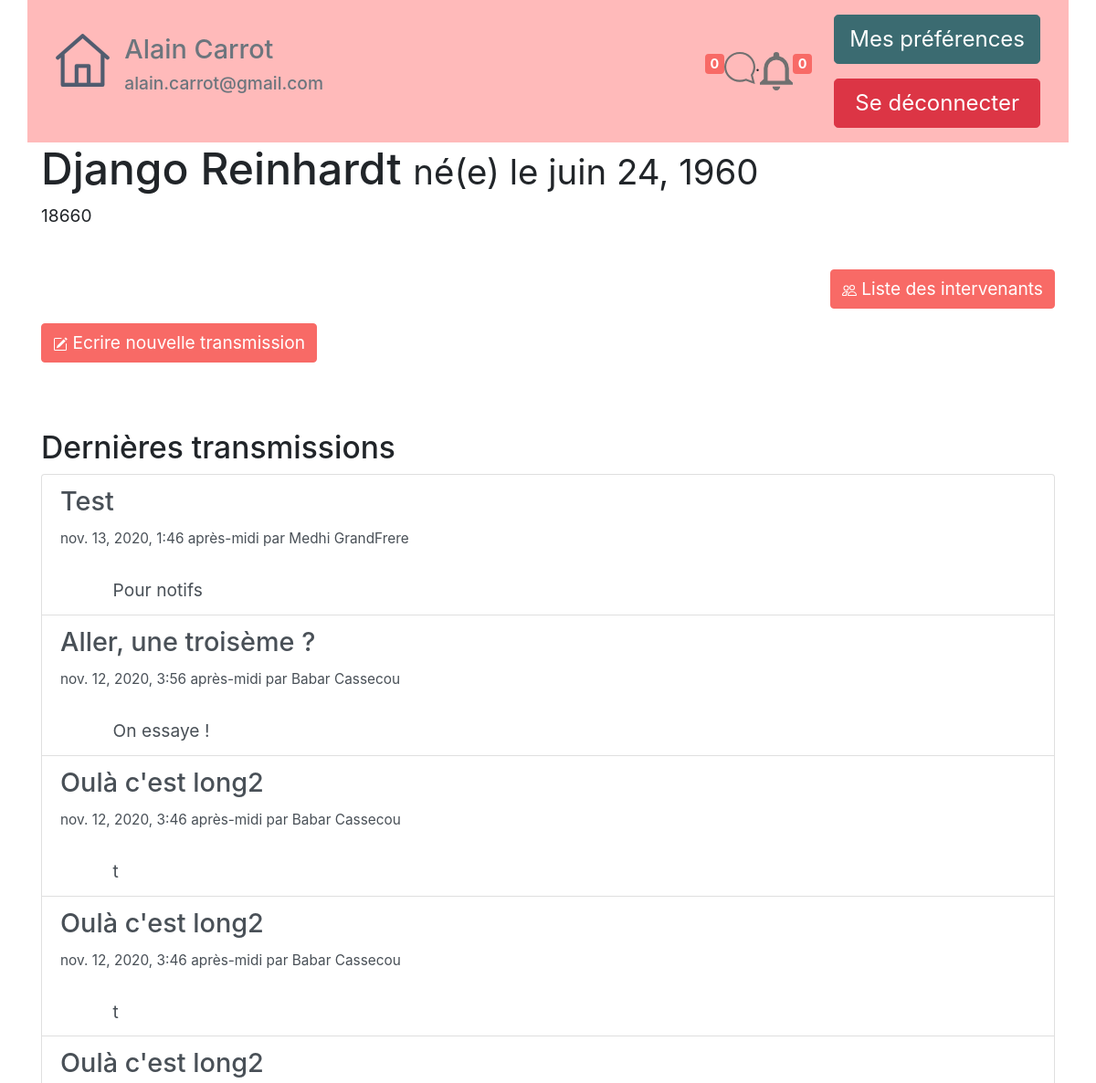
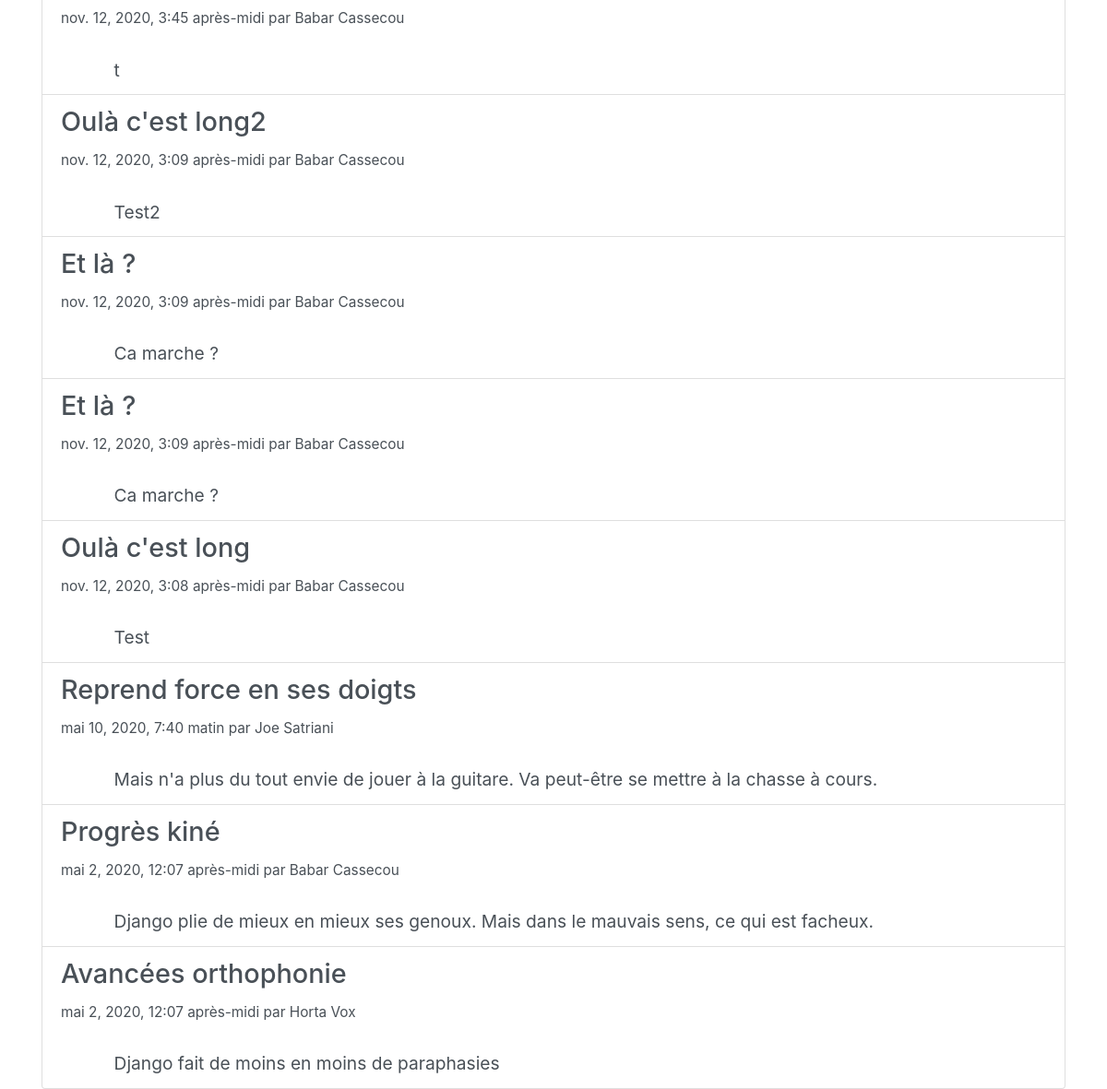
The page /tablecom/CarnetVisu/1 (signed in) on the database its author committed (2 pictures, top to bottom).
### tablecom/models.py (models this page shows, shortened)
class ChildSNotebook(models.Model): #name of table that contain differents "carnets" for each child
    active=models.BooleanField(default=True)
    name = models.CharField(max_length=80, verbose_name="Nom")
    forename = models.CharField(max_length=80, verbose_name="Prénom")
    date_of_birth = models.DateField(verbose_name="Date de naissance")
    id_RespLeg = models.CharField(max_length=20,verbose_name="Id responsables legaux", default="")  # id of childs attached to LR
    num_ident=models.CharField( verbose_name="Identifiant sécurité sociale",max_length=20)
    id_prof_auth=models.TextField(max_length=1200, verbose_name="Id Professionnels Rattachés")
    articles_id=models.TextField(max_length=2500, verbose_name="Id des articles rattachés", default="")
    class Meta:
        verbose_name = "Carnet Enfant"
        ordering = ['date_of_birth']
    def __str__(self):
        return self.name

class Article(models.Model): #table of differents "notes", or "articles" that will be created by Pro or LR
    active = models.BooleanField(default=True) #is active or not (suppressed ?)
    id_Professionnal=models.IntegerField(verbose_name='Id Professionnel')
    title = models.CharField(max_length=255, verbose_name="Titre")
    content = models.TextField(null=False, verbose_name="Contenu")
    date = models.DateTimeField(default=timezone.now,
                                verbose_name="Date de parution")
    valid_art=models.BooleanField(default=False) #validation or not of the article by legal Responsible
    list_to_notify = models.TextField(null=True, verbose_name="Id des personnes notifiée") #list of differents "pro"
    class Meta:
        verbose_name = "article"
        ordering = ['date']

### tablecom/views.py (the view)
# urls.py: path('CarnetVisu/<id_carnet>',views.ChildSNotebookVisu, name="ChildSNotebookVisu"),
def ChildSNotebookVisu(request,id_carnet):
    if request.user.has_perm("tablecom.CSNB{0}_access".format(id_carnet)):
        CarrierList = GlobalCarrier(request)  # will carry all necessary variables (for notification, ...)
        carnet = get_object_or_404(ChildSNotebook, id=id_carnet)
        print("Ouverture d'un carnet",id_carnet, carnet)
        listArticlesString= carnet.articles_id #catch list of articles ID
        newListOfArticles=list_of_articles(listArticlesString)
        newListOfArticles.reverse() #reverse list of articles to makes the last wroten the first printend
        notif_fil_reset(request,id_carnet) #will call this function in notifications/modules_complementaires.py
        return render(request, 'tablecom/ChildSNotebook.html', locals())

### notifications/modules_complementaires.py (called while the page is built)
def stringTodict(stringToWork):
    listTemp = stringToWork.split(",")
    dictCreated = {}
    for item in listTemp:
        if item != '':
            minilist = item.split(":")
            dictCreated[minilist[0]] = minilist[1]
    return dictCreated

def notif_fil_reset(request,carnet_id):
    print("appel de la fonction pour mettre à 0 la NotifFil de carnet ID chez User")
    entreeNotifIdUser = Notifications.objects.get(user_id=request.user.pk) #entry of user's notification table
    dicoTemp=stringTodict(entreeNotifIdUser.NotifFil)
    dicoTemp[carnet_id]="0"
    newString=""
    for cle, valeur in dicoTemp.items():
        newString += (cle + ":" + valeur + ",")
    entreeNotifIdUser.NotifFil = newString
    entreeNotifIdUser.save()

def notif_fil_global_count(request):
    entreeNotifIdUser = Notifications.objects.get(user_id=request.user.pk) #entry of user's notification table
    dicoTemp=stringTodict(entreeNotifIdUser.NotifFil)
    somme=int()
    for valeur in dicoTemp.values():
        somme+=int(valeur)
    return somme

### tablecom/modules_complementaires.py (called while the page is built)
def list_of_articles(string_of_articles):
    listIDarticles=string_of_articles.split(";")
    NewListArticles=[]
    for article in listIDarticles:
        try :
            articleSel=Article.objects.get(id=article)
            articleSel.auteur_first_name=User.objects.get(pk=articleSel.id_Professionnal).first_name
            articleSel.auteur_last_name=User.objects.get(pk=articleSel.id_Professionnal).last_name
            NewListArticles.append(articleSel)
        except:
            print("Impossible de récupérer l'item {0} : Vérifier que chaque ID existe".format(article))
    return NewListArticles

### tablecom/views.py (called while the page is built)
def GlobalCarrier(request):
    try:
        NumberOfMessagesNotifications = 0
        NumberOfFilNotifications = notif_fil_global_count(request)
        CarrierList=[NumberOfMessagesNotifications,NumberOfFilNotifications]
    except:
        CarrierList = [0, 0]
    return (CarrierList)

### tablecom/templates/tablecom/ChildSNotebook.html (shortened to what this page needs)
<!DOCTYPE html>
{% extends "tablecom/base.html" %}
{% block content %}
<div class="container">
<h1>{{ carnet.name }} {{ carnet.forename }} <span class="small"> né(e) le {{carnet.date_of_birth}}</span></h1>
<p class="infos">{{carnet.num_ident}}</p>
<br>
<div class="d-flex justify-content-end">
    <a href="{% url 'Message_Contact_List' carnet.id %}">
        <button type="button" class="btn btn-primary">
            <img src="/static/images/people.svg"/>
            Liste des intervenants
        </button>
    </a>
</div>
<p>
    <a href="{% url 'NewArticle' carnet.id %}">
        <button type="button" class="btn btn-primary">
            <img src="/static/images/write.svg"/>
            Ecrire nouvelle transmission
        </button>
    </a></p>
<br><br>
    <h3>Dernières transmissions </h3>
<div class="list-group">
    {% for article in newListOfArticles %}
    <a href="" class="list-group-item list-group-item-action">    <h4> {{article.title}} </h4> <small>
        {{article.date}} par {{ article.auteur_first_name}} {{ article.auteur_last_name}}</small>
        <div class="marge3"> <br>{{article.content}}</div> </a>
    {% empty %}
        <p>Aucun article trouvé.</p>
{% endfor %}
</div></div>
{% endblock %}

### tablecom/templates/tablecom/base.html (shortened to what this page needs)
<!DOCTYPE html>
    {% load static %}
    {% block head %}
        <html lang="fr">
        <head>
        <link rel="stylesheet" href="/static/bootstrapExportTheme/bootstrap.min.css" >
        <link rel="stylesheet" type="text/css" href="https://cdn.jsdelivr.net/npm/cookieconsent@3/build/cookieconsent.min.css" />
        </head>
    {% endblock %}
<body>
    <nav>
       {% block nav %}
            {% if user.is_authenticated %}
<div class="container" style="background:#ffbaba !important;">
    <div class="d-flex flex-wrap align-items-center">
          <div class="mr-auto p-2 ">
            <div class="d-flex justify-content-start">
                <div class="p-2"><a href="{% url 'accueil' %}"><img src="/static/images/home.svg" class="img-fluid"></a></div>
                <div class="p-2"><h4 class="text-secondary">{{ user.first_name }} {{ user.last_name }}</h4><h6 class="text-secondary"><p>{{ user.email }}</p></h6></div>
            </div>
          </div>
          <div class="p-2 ">
            <div class="d-flex">
                <h6><span class="badge badge-primary">{{ CarrierList.0 }} </span></h6> <a href="{% url 'accueil' %}"><img src="{% static 'images/notif_mess_perso.svg' %}" class="img-fluid"></a>
                .<a href="{% url 'accueil' %}"><img src="{% static 'images/notif_fil_general.svg' %}" class="img-fluid"></a><h6><span class="badge badge-primary">{{ CarrierList.1 }}</span></h6>
            </div>
          </div>
          <div class="p-2 ">
            <div class="d-flex flex-column">
              <div class="p-2"><a href="{% url 'MyProfile' %}"><button type="button" class="btn btn-info btn-lg">Mes préférences</button></a></div>
              <div class="p-2"><a href="{% url 'deconnexion' %}"><button type="button" class="btn btn-danger btn-block btn-lg">Se déconnecter</button></a></div>
            </div>
          </div>
    </div>
</div>
            {% else %}
        <div class="container">
        </div>
            {% endif %}
       {% endblock %}
   </nav>
    {% block content %}Contenu à introduire{% endblock %}
</body>
</html>

### tablecom/templates/tablecom/base.html (style rules this page uses)
[class*="marge3"] { margin-left: 3em; }

### rows shown on the page
ChildSNotebook: name "Django", forename "Reinhardt", date_of_birth "juin 24, 1960", num_ident "18660"
Article: title "Test", date "nov. 13, 2020, 1:46 après-midi", auteur_first_name "Medhi", auteur_last_name "GrandFrere", content "Pour notifs"
Article: title "Aller, une troisème ?", date "nov. 12, 2020, 3:56 après-midi", auteur_first_name "Babar", auteur_last_name "Cassecou", content "On essaye !"
Article: title "Oulà c'est long2", date "nov. 12, 2020, 3:46 après-midi", auteur_first_name "Babar", auteur_last_name "Cassecou", content "t"
Article: title "Oulà c'est long2", date "nov. 12, 2020, 3:46 après-midi", auteur_first_name "Babar", auteur_last_name "Cassecou", content "t"
Article: title "Oulà c'est long2", date "nov. 12, 2020, 3:45 après-midi", auteur_first_name "Babar", auteur_last_name "Cassecou", content "t"
Article: title "Oulà c'est long2", date "nov. 12, 2020, 3:09 après-midi", auteur_first_name "Babar", auteur_last_name "Cassecou", content "Test2"
Article: title "Et là ?", date "nov. 12, 2020, 3:09 après-midi", auteur_first_name "Babar", auteur_last_name "Cassecou", content "Ca marche ?"
Article: title "Et là ?", date "nov. 12, 2020, 3:09 après-midi", auteur_first_name "Babar", auteur_last_name "Cassecou", content "Ca marche ?"
Article: title "Oulà c'est long", date "nov. 12, 2020, 3:08 après-midi", auteur_first_name "Babar", auteur_last_name "Cassecou", content "Test"
Article: title "Reprend force en ses doigts", date "mai 10, 2020, 7:40 matin", auteur_first_name "Joe", auteur_last_name "Satriani", content "Mais n'a plus du tout envie de jouer à la guitare. Va peut-être se mettre à la chasse à cours."
Article: title "Progrès kiné", date "mai 2, 2020, 12:07 après-midi", auteur_first_name "Babar", auteur_last_name "Cassecou", content "Django plie de mieux en mieux ses genoux. Mais dans le mauvais sens, ce qui est facheux."
Article: title "Avancées orthophonie", date "mai 2, 2020, 12:07 après-midi", auteur_first_name "Horta", auteur_last_name "Vox", content "Django fait de moins en moins de paraphasies"

### other values the page prints
{{ user.first_name }} "Alain"
{{ user.last_name }} "Carrot"
{{ user.email }} "alain.carrot@gmail.com"
{{ CarrierList.0 }} "0"
{{ CarrierList.1 }} "0"
